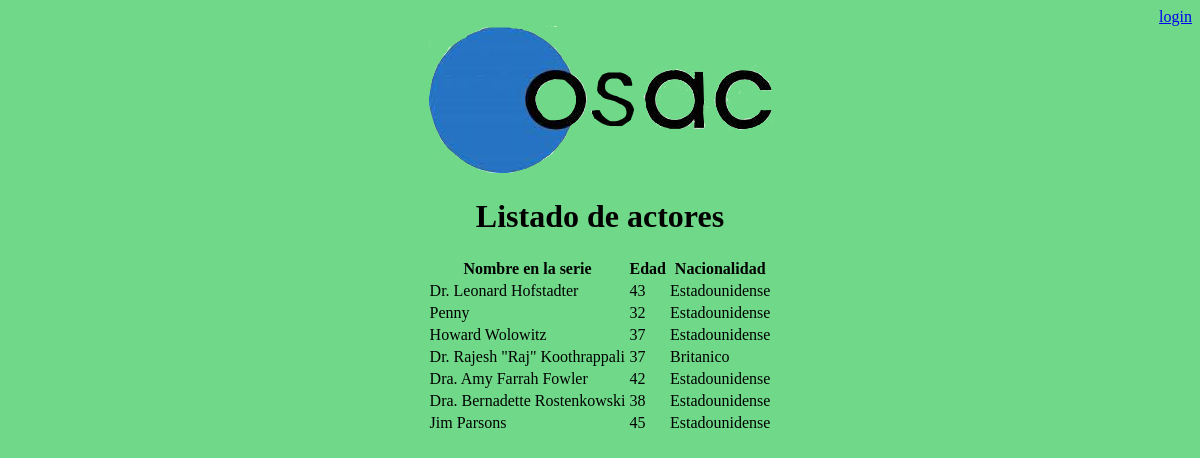
Before: / with the older database file.
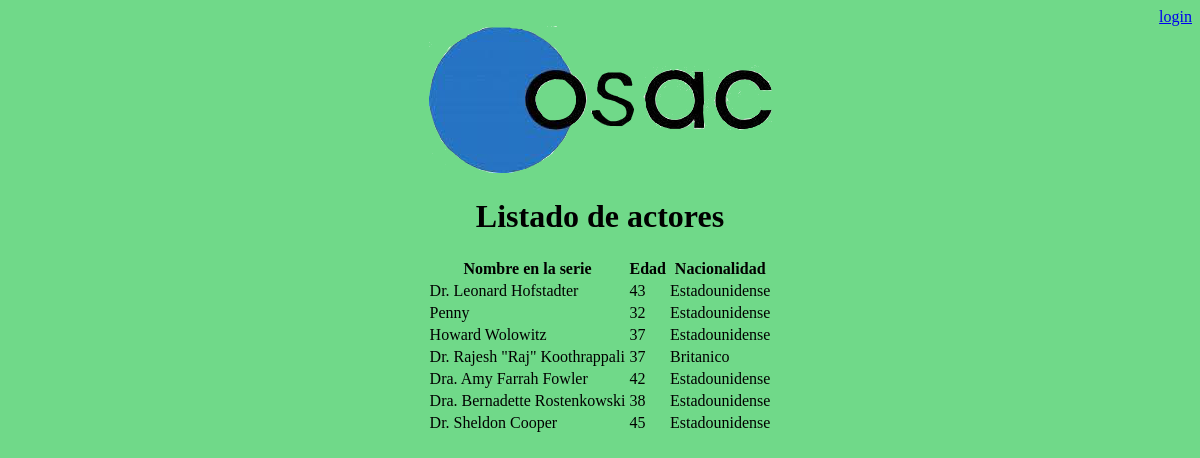
After: the same page with the newer database file.
### tables this page shows
create table actor(
  id int(3) primary key,
  n_tbb varchar(50) not null,
  nombre varchar(50) not null,
  edad int(2) not null,
  nacionalidad varchar(50) not null,
  sexo varchar(10) not null,
  Otras_series varchar(256) not null,
  imagen varchar(50) not null,
  stcivil varchar(10) not null,
  coche tinyint(1) not null,
  bici tinyint(1) not null,
  moto tinyint(1) not null,
  picaporte tinyint(1) not null,
  nick_user varchar(50) not null,
  constraint nick_us_fk foreign key (nick_user) references user(nick)
);

### libreria.php (called while the page is built, shortened)
<?php
	class Queries{
		public $usuario='Daniel';
		public $password='KASOLCoD97';
		public $dbc;
		public function __construct(){
			$this->dbc=$this->dbconnect();
		}
		public function dbconnect(){
			$dbc=null;
			try{
				$dbc=new PDO('mysql:host=localhost; dbname=osac',$this->usuario,$this->password,array(PDO::ATTR_PERSISTENT => true));
			}catch(PDOException $e){
				return null;
			}
			return $dbc;
		}
		public function getActores(){
			$actores=array();
			$i=0;
			$sentence=$this->dbc->prepare("SELECT * FROM actor");
			if($sentence->execute()){
				while($row=$sentence->fetch()){
					$actores[$i]=$row;
					$i++;
				}
			}
			return $actores;
		}
	}
?>

### index.php (the view, shortened to what this page needs)
<!DOCTYPE html>
<html lang="es">
	<body bgcolor="#70d989">
		<div align="right"><a href="authenticate.php">login</a></div>
		<center> <img src="osac.png"> </center>
		<?php
			require_once('libreria.php');
			$q=new Queries();
echo <<<_END
				<h1 align="center">Listado de actores</h1>
				<table align="center">
					<tr>
						<th>Nombre en la serie</th>
						<th>Edad</th>
						<th>Nacionalidad</th>
					</tr>
_END;
			$actores=$q->getActores();
			foreach ($actores as $actor){
echo <<<_END
					<tr>
						<td> $actor[n_tbb] </a> </td>
						<td> $actor[edad] </td>
						<td> $actor[nacionalidad] </td>
						</td>
					</tr>
_END;
			}
		?>
				</table>
	</body>
</html>

Changed rows visible on the page:
changed actor: n_tbb "Jim Parsons" → "Dr. Sheldon Cooper"
